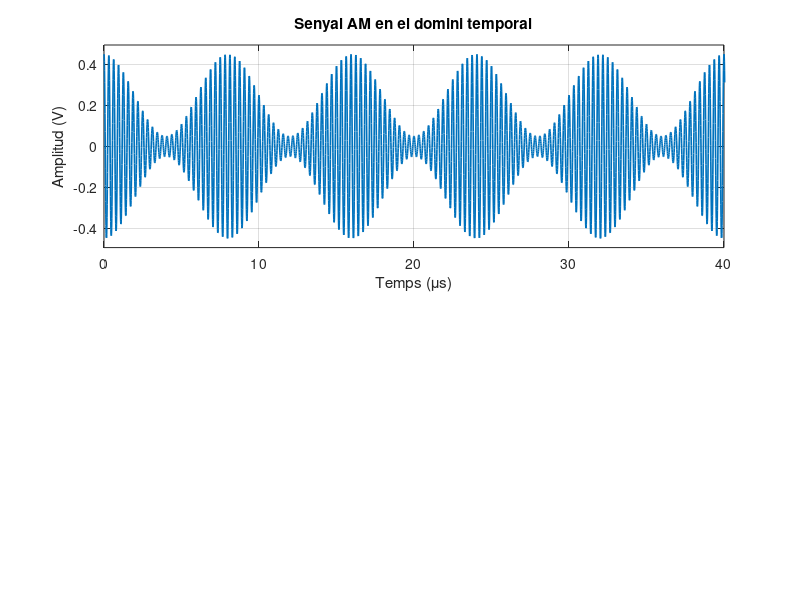

Reproduce this figure in MATLAB. (Note: this script raises an error after producing the figure.)
% Nom complet component/s del grup
clear all
close all

%% Parametres
fs = 1e8;              % frequencia de mostreig
dim = 12000;           % nombre de mostres
t = (0:dim-1)/fs;      % vector temporal
Z = 50;                % impedancia en ohms

Am = 1;                % amplitud moduladora
fm = 125e3;            % frequencia moduladora
Ac = 0.25;             % amplitud portadora
fc = 3.2e6;            % frequencia portadora
m = 0.8;               % index de modulacio AM

%% Senyals moduladora i portadora
xm = Am*cos(2*pi*fm*t);
xc = Ac*cos(2*pi*fc*t);

%% MODULACIO AM
sAM = (1 + m*xm).*xc;

figure(1)
subplot(2,1,1)
plot(t*1e6, sAM, 'LineWidth', 1.2)
xlabel('Temps (\mus)')
ylabel('Amplitud (V)')
title('Senyal AM en el domini temporal')
axis([0 40 min(sAM)*1.1 max(sAM)*1.1])
grid on

[Xam, kam] = FuncioTFZP(sAM, fs, 10*dim);
XamShift = fftshift(Xam);
SAm = abs(XamShift);

subplot(2,1,2)
plot(kam/1e6, SAm, 'LineWidth', 1.2)
xlabel('Freqüència (MHz)')
ylabel('|S_{AM}(f)|')
title('Espectre del senyal AM')
axis([2.9 3.5 0 max(SAm)*1.1])
grid on

%% Calcul de m a partir d'Emax i Emin de l'envolvent
envAM = Ac*(1 + m*xm);
Emax = max(envAM);
Emin = min(envAM);
m_temps = (Emax - Emin)/(Emax + Emin);

disp(['Index de modulacio m calculat en el temps = ', num2str(m_temps)])

%% Identificacio de tons de l'espectre
[~, idx_fc] = min(abs(kam - fc));
[~, idx_sb_sup] = min(abs(kam - (fc + fm)));
[~, idx_sb_inf] = min(abs(kam - (fc - fm)));

A_fc = abs(XamShift(idx_fc));
A_sb_sup = abs(XamShift(idx_sb_sup));
A_sb_inf = abs(XamShift(idx_sb_inf));

disp(['To portadora a fc = ', num2str(kam(idx_fc)/1e6), ' MHz'])
disp(['To lateral superior a fc+fm = ', num2str(kam(idx_sb_sup)/1e6), ' MHz'])
disp(['To lateral inferior a fc-fm = ', num2str(kam(idx_sb_inf)/1e6), ' MHz'])

%% Potencia del senyal AM
PAMdBm = FuncioPotencia(Xam, kam, Z);
figure(2)
Pplot = fftshift(real(PAMdBm));
plot(kam/1e6, Pplot, 'LineWidth', 1.2)
hold on
plot(kam(idx_fc)/1e6, Pplot(idx_fc), 'ro', 'MarkerFaceColor', 'r')
plot(kam(idx_sb_sup)/1e6, Pplot(idx_sb_sup), 'ko', 'MarkerFaceColor', 'k')
plot(kam(idx_sb_inf)/1e6, Pplot(idx_sb_inf), 'ko', 'MarkerFaceColor', 'k')

xlabel('Freqüència (MHz)')
ylabel('Potència (dBm)')
title('Potència del senyal AM')
axis([2.9 3.5 min(Pplot)-5 max(Pplot)+3])
grid on

%% Calcul de m a partir de l'espectre
% En AM: Psband/Pc = (m^2)/4
P_fc = (1/Z)*(A_fc*conj(A_fc));
P_sb = (1/Z)*(A_sb_sup*conj(A_sb_sup));
m_espectre = 2*sqrt(real(P_sb/P_fc));

disp(['Index de modulacio m calculat amb l''espectre = ', num2str(m_espectre)])
disp(['Diferencia lateral-portadora (teoric) = ', num2str(20*log10(m/2)), ' dB'])
disp(['Diferencia lateral-portadora (mesurat) = ', num2str(20*log10(A_sb_sup/A_fc)), ' dB'])

%% MODULACIO DBL
sDBL = xm.*xc;
[Xdbl, kdbl] = FuncioTFZP(sDBL, fs, 10*dim);

figure(3)
subplot(2,1,1)
plot(t*1e6, sDBL, 'LineWidth', 1.2)
xlabel('Temps (\mus)')
ylabel('Amplitud (V)')
title('Senyal DBL en el domini temporal')
axis([0 40 min(sDBL)*1.1 max(sDBL)*1.1])
grid on

subplot(2,1,2)
plot(kdbl/1e6, fftshift(abs(Xdbl)), 'LineWidth', 1.2)
xlabel('Freqüència (MHz)')
ylabel('|S_{DBL}(f)|')
title('Espectre del senyal DBL')
axis([2.9 3.5 0 max(fftshift(abs(Xdbl)))*1.1])
grid on

%% MODULACIO BLU
% x~m(t) = Am*sin(2*pi*fm*t)
xmh = Am*sin(2*pi*fm*t);

% Eq. BLU: sBLU(t) = xm(t)*xc(t) ± x~m(t)*Ac*sin(2*pi*fc*t)
sBLS = xm.*xc - xmh.*Ac.*sin(2*pi*fc*t);   % Banda lateral superior
sBLI = xm.*xc + xmh.*Ac.*sin(2*pi*fc*t);   % Banda lateral inferior

[Xbls, kbls] = FuncioTFZP(sBLS, fs, 10*dim);
[Xbli, kbli] = FuncioTFZP(sBLI, fs, 10*dim);

figure(4)
subplot(2,1,1)
plot(kbli/1e6, fftshift(abs(Xbli)), 'LineWidth', 1.2)
xlabel('Freqüència (MHz)')
ylabel('|S_{BLI}(f)|')
title('Espectre BLU - BLI')
axis([2.9 3.5 0 max(fftshift(abs(Xbli)))*1.1])
grid on

subplot(2,1,2)
plot(kbls/1e6, fftshift(abs(Xbls)), 'LineWidth', 1.2)
xlabel('Freqüència (MHz)')
ylabel('|S_{BLS}(f)|')
title('Espectre BLU - BLS')
axis([2.9 3.5 0 max(fftshift(abs(Xbls)))*1.1])
grid on

%% Variables finals de comprovacio
m_estimacions = [m_temps, m_espectre];
freq_interes = [fc-fm, fc, fc+fm];

disp('Valors finals de m:')
disp(m_estimacions)

disp('Freqüències d''interès (Hz):')
disp(freq_interes)
